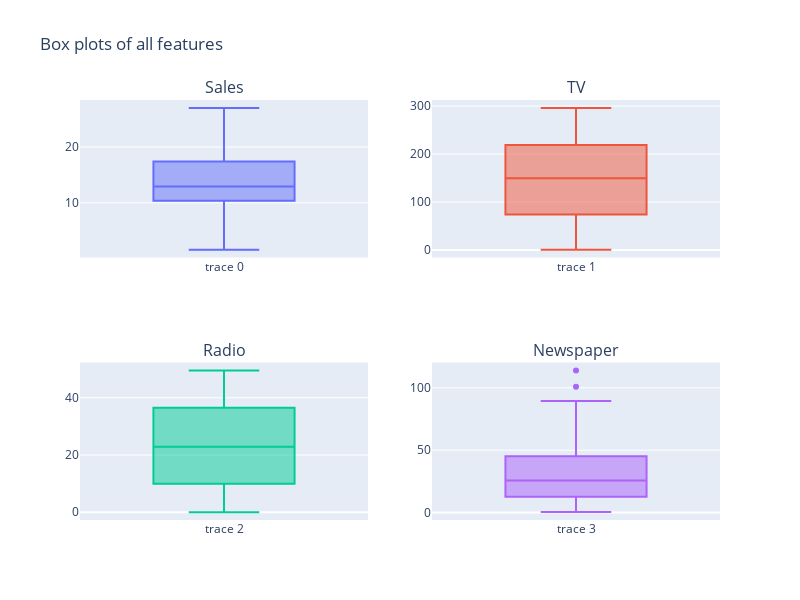

Notebook source saved alongside this figure:
### Markdown cell above
## **BoxPlot**

### Code cell
import plotly.graph_objects as go
from plotly.subplots import make_subplots

# plot box plot for sales
fig = make_subplots(
    rows=2, cols=2,
    specs=[[{"type": "box"}, {"type": "box"}],
           [{"type": "box"}, {"type": "box"}]],subplot_titles=["Sales","TV","Radio","Newspaper"])

# plot box plot for sales
fig.add_trace(go.Box(y=np.array(sales_df["Sales"])), row=1, col=1)

# plot box plot for TV
fig.add_trace(go.Box(y=np.array(sales_df["TV"])), row=1, col=2)

# plot box plot for Radio
fig.add_trace(go.Box(y=np.array(sales_df["Radio"])), row=2, col=1)

# plot box plot for Newspaper
fig.add_trace(go.Box(y=np.array(sales_df["Newspaper"])), row=2, col=2)

#set title for the plot
fig.update_layout(showlegend=False,title_text="Box plots of all features",width=800,height=600)

### Figure 1 — Plotly figure (JSON) as saved in the notebook; plotly's stock layout.template omitted (floating-point values rounded to 4 significant figures; data arrays with more than 128 entries replaced by an {"elided": "..."} marker saying what was removed)
{"data": [{"type": "box", "xaxis": "x", "y": {"elided": "200 float values"}, "yaxis": "y"}, {"type": "box", "xaxis": "x2", "y": {"elided": "200 float values"}, "yaxis": "y2"}, {"type": "box", "xaxis": "x3", "y": {"elided": "200 float values"}, "yaxis": "y3"}, {"type": "box", "xaxis": "x4", "y": {"elided": "200 float values"}, "yaxis": "y4"}], "layout": {"annotations": [{"font": {"size": 16}, "showarrow": false, "text": "Sales", "x": 0.225, "xanchor": "center", "xref": "paper", "y": 1, "yanchor": "bottom", "yref": "paper"}, {"font": {"size": 16}, "showarrow": false, "text": "TV", "x": 0.775, "xanchor": "center", "xref": "paper", "y": 1, "yanchor": "bottom", "yref": "paper"}, {"font": {"size": 16}, "showarrow": false, "text": "Radio", "x": 0.225, "xanchor": "center", "xref": "paper", "y": 0.375, "yanchor": "bottom", "yref": "paper"}, {"font": {"size": 16}, "showarrow": false, "text": "Newspaper", "x": 0.775, "xanchor": "center", "xref": "paper", "y": 0.375, "yanchor": "bottom", "yref": "paper"}], "height": 600, "showlegend": false, "title": {"text": "Box plots of all features"}, "width": 800, "xaxis": {"anchor": "y", "domain": [0, 0.45]}, "xaxis2": {"anchor": "y2", "domain": [0.55, 1]}, "xaxis3": {"anchor": "y3", "domain": [0, 0.45]}, "xaxis4": {"anchor": "y4", "domain": [0.55, 1]}, "yaxis": {"anchor": "x", "domain": [0.625, 1]}, "yaxis2": {"anchor": "x2", "domain": [0.625, 1]}, "yaxis3": {"anchor": "x3", "domain": [0, 0.375]}, "yaxis4": {"anchor": "x4", "domain": [0, 0.375]}}}
